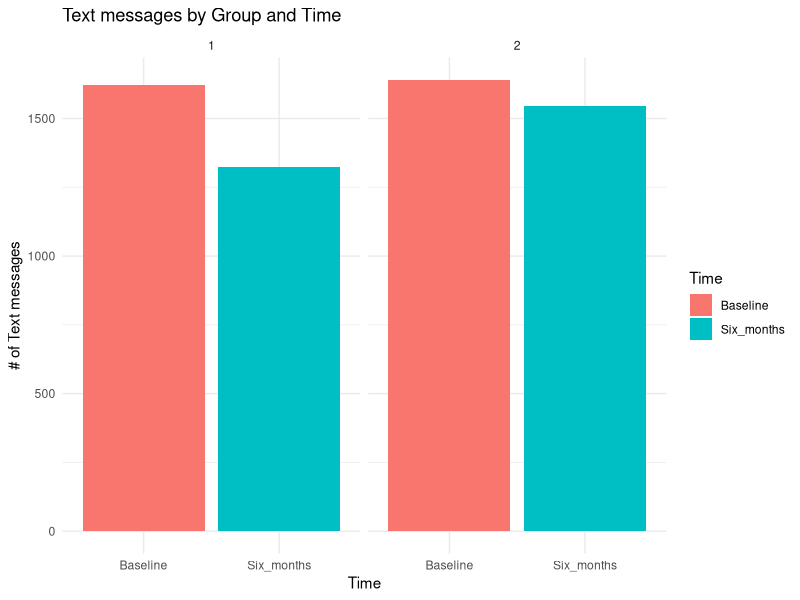

R code for this plot:
library(tidyverse)

df <- readr::read_csv("TextMessages.csv")

# reshape data to combine our time (baseline and 6 months) into one column

df_combine <- df %>% 
  pivot_longer(
    cols = c(Baseline, Six_months),
    names_to = "Time",
    values_to = "Messages"
  )

# create our facted bar plot

ggplot(df_combine, aes(x = Time, y = Messages, fill = Time)) +
  geom_col() +
  facet_wrap(~ Group) +
  labs(
    title = "Text messages by Group and Time",
    x = "Time",
    y = "# of Text messages",
    fill = "Time"
  ) +
  theme_minimal()
